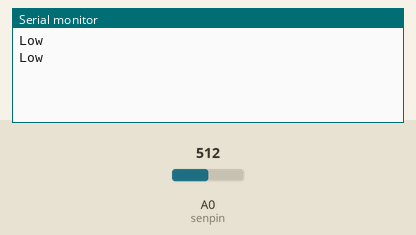
This sketch was run on a simulated Arduino Uno, built with avr-gcc and run on an emulated ATmega328P. Shown: the last lines printed to the serial monitor. The inputs (shaded band) are chosen by the test bench; at power-on: A0 (senpin) = 512.

Above: at 1.8 s.
1.9 s: A0 (senpin) set to 610
At 2.6 s:
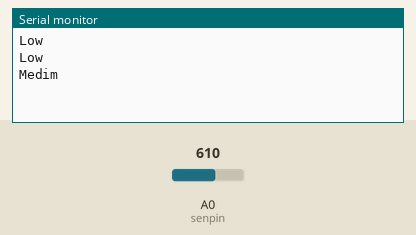
4.5 s: A0 (senpin) set to 657
At 5.8 s:
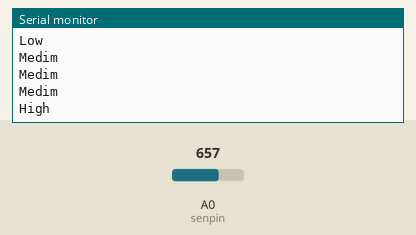
7.5 s: A0 (senpin) set to 390
At 8.4 s:
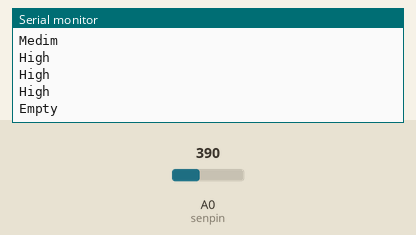

The sketch:

Water_Sensor_detector.ino
```cpp
int senpin = A0;
double senval = 0;

void setup() {
  // put your setup code here, to run once:
pinMode (senpin,INPUT);
Serial.begin(9600);
}

void loop() {
  // put your main code here, to run repeatedly:
senval=analogRead(senpin);
//Serial.println(senval);


if (senval<400){
Serial.println("Empty");
}
else if(senval>400 && senval<600)
Serial.println("Low");

else if(senval>600 && senval<647)
Serial.println("Medim");

else if(senval>647)
Serial.println("High");
delay(1000);

 }
```

Measured:
- after the input at 1.9 s, the serial monitor: prints a new line after 0.10 s (image 1)
- after the input at 4.5 s, the serial monitor: prints a new line after 0.50 s (image 2)
- after the input at 7.5 s, the serial monitor: prints a new line after 0.50 s (image 3)
